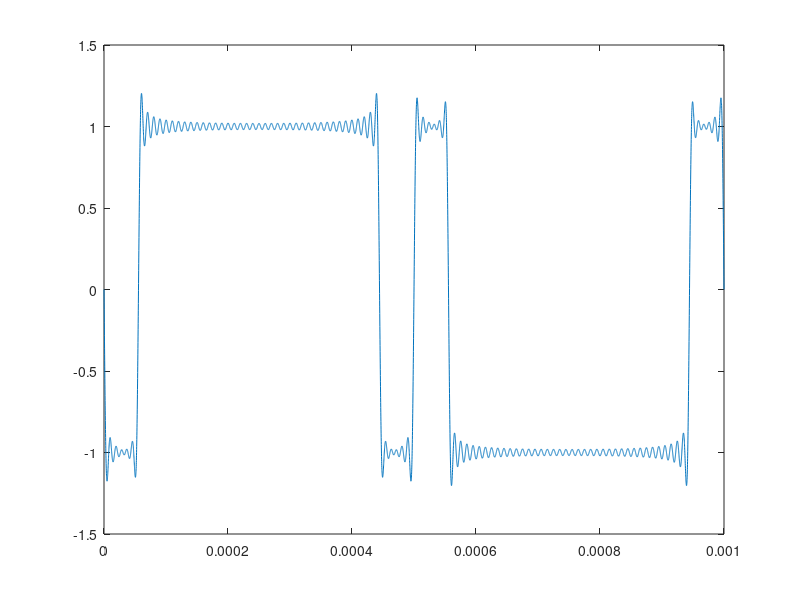

Write the MATLAB code that produced this figure.

%Stuart McDonald HW 10 problem 3

Vmax=1
g=@(n)(Vmax.*sin(n.*pi.*(1.0./1.8e1)).^2.*-2.0)./(n.*pi)+(Vmax.*(cos(n.*pi)-cos(n.*pi.*(8.0./9.0))))./(n.*pi)+(Vmax.*(cos(n.*pi)-cos(n.*pi.*(1.0e1./9.0))))./(n.*pi)+(Vmax.*(cos(n.*pi.*(1.0./9.0))-cos(n.*pi.*(8.0./9.0))))./(n.*pi)-(Vmax.*(cos(n.*pi.*2.0)-cos(n.*pi.*(1.7e1./9.0))))./(n.*pi)-(Vmax.*(cos(n.*pi.*(1.0e1./9.0))-cos(n.*pi.*(1.7e1./9.0))))./(n.*pi)
h=@(n)Vmax./(n.*pi).*(-1+2.*cos(n.*pi/9)-2.*cos(8.*n.*pi/9)-...
    2.*cos(10.*n.*pi/9)+2.*cos(17.*n.*pi/9)-2.*cos(2*pi.*n))+2.*cos(pi.*n)
n=linspace(1,100,100);
w0=2*pi*1000
H=@(n) 1./sqrt((1-(w0.*n).^2).^2+(n.*w0).^2)
Hn=linspace(1,100,100);
Hn=H(Hn);
n=g(n);
Fn=@(n) 2*pi/(0.001).*n;
fn=linspace(1,100,100);
fn=Fn(fn);
t=linspace(0,0.001,10000);
currentAmp= zeros(1,10000);
totalAmp=zeros(1,10000);
for k= 1:length(n)
    currentAmp = n(k).*sin(fn(k).*t);
    totalAmp = totalAmp+currentAmp;
end
totalAmp=totalAmp;
plot(t,totalAmp)

(n(1)*h(1))/(n(5)*h(5))

